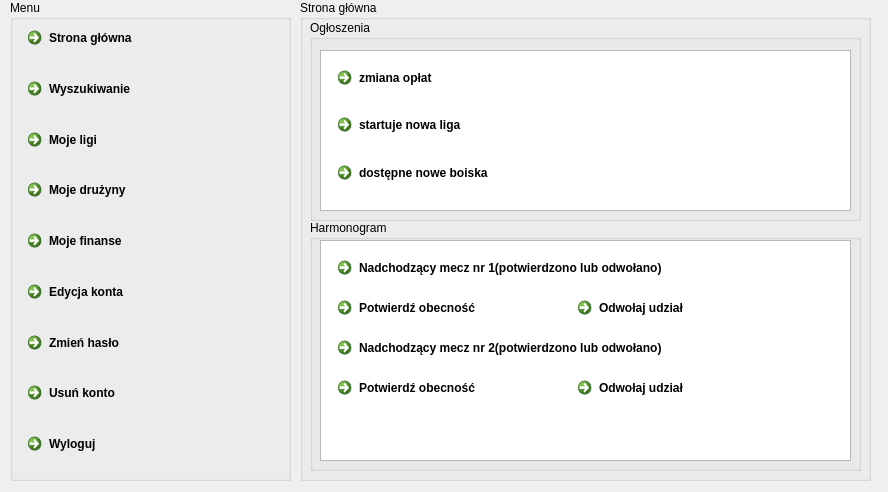
<?xml version="1.0" encoding="UTF-8"?>
<ui version="4.0">
 <class>strona_glowna_gracz</class>
 <widget class="QDialog" name="strona_glowna_gracz">
  <property name="geometry">
   <rect>
    <x>0</x>
    <y>0</y>
    <width>888</width>
    <height>492</height>
   </rect>
  </property>
  <property name="windowTitle">
   <string>Dialog</string>
  </property>
  <widget class="QGroupBox" name="groupBox_8">
   <property name="geometry">
    <rect>
     <x>300</x>
     <y>0</y>
     <width>571</width>
     <height>481</height>
    </rect>
   </property>
   <property name="title">
    <string>Strona główna</string>
   </property>
   <widget class="QGroupBox" name="groupBox">
    <property name="geometry">
     <rect>
      <x>10</x>
      <y>20</y>
      <width>551</width>
      <height>201</height>
     </rect>
    </property>
    <property name="title">
     <string>Ogłoszenia</string>
    </property>
    <widget class="QListView" name="ogloszenia">
     <property name="geometry">
      <rect>
       <x>10</x>
       <y>30</y>
       <width>531</width>
       <height>161</height>
      </rect>
     </property>
    </widget>
    <widget class="QWidget" name="layoutWidget_3">
     <property name="geometry">
      <rect>
       <x>20</x>
       <y>40</y>
       <width>511</width>
       <height>136</height>
      </rect>
     </property>
     <layout class="QVBoxLayout" name="verticalLayout_6">
      <item>
       <widget class="QCommandLinkButton" name="commandLinkButton_4">
        <property name="text">
         <string>zmiana opłat</string>
        </property>
       </widget>
      </item>
      <item>
       <widget class="QCommandLinkButton" name="commandLinkButton_5">
        <property name="text">
         <string>startuje nowa liga</string>
        </property>
       </widget>
      </item>
      <item>
       <widget class="QCommandLinkButton" name="commandLinkButton_6">
        <property name="text">
         <string>dostępne nowe boiska</string>
        </property>
       </widget>
      </item>
     </layout>
    </widget>
   </widget>
   <widget class="QGroupBox" name="groupBox_2">
    <property name="geometry">
     <rect>
      <x>10</x>
      <y>220</y>
      <width>551</width>
      <height>251</height>
     </rect>
    </property>
    <property name="title">
     <string>Harmonogram</string>
    </property>
    <widget class="QListView" name="ogloszenia_2">
     <property name="geometry">
      <rect>
       <x>10</x>
       <y>20</y>
       <width>531</width>
       <height>221</height>
      </rect>
     </property>
    </widget>
    <widget class="QCommandLinkButton" name="commandLinkButton_7">
     <property name="geometry">
      <rect>
       <x>20</x>
       <y>30</y>
       <width>509</width>
       <height>134</height>
      </rect>
     </property>
     <property name="text">
      <string>Nadchodzący mecz nr 1(potwierdzono lub odwołano)</string>
     </property>
    </widget>
    <widget class="QCommandLinkButton" name="commandLinkButton_8">
     <property name="geometry">
      <rect>
       <x>20</x>
       <y>70</y>
       <width>509</width>
       <height>64</height>
      </rect>
     </property>
     <property name="text">
      <string>Potwierdź obecność</string>
     </property>
    </widget>
    <widget class="QCommandLinkButton" name="commandLinkButton_9">
     <property name="geometry">
      <rect>
       <x>260</x>
       <y>70</y>
       <width>509</width>
       <height>40</height>
      </rect>
     </property>
     <property name="text">
      <string>Odwołaj udział</string>
     </property>
    </widget>
    <widget class="QCommandLinkButton" name="commandLinkButton_12">
     <property name="geometry">
      <rect>
       <x>20</x>
       <y>110</y>
       <width>509</width>
       <height>134</height>
      </rect>
     </property>
     <property name="text">
      <string>Nadchodzący mecz nr 2(potwierdzono lub odwołano)</string>
     </property>
    </widget>
    <widget class="QCommandLinkButton" name="commandLinkButton_11">
     <property name="geometry">
      <rect>
       <x>20</x>
       <y>150</y>
       <width>509</width>
       <height>64</height>
      </rect>
     </property>
     <property name="text">
      <string>Potwierdź obecność</string>
     </property>
    </widget>
    <widget class="QCommandLinkButton" name="commandLinkButton_10">
     <property name="geometry">
      <rect>
       <x>260</x>
       <y>150</y>
       <width>509</width>
       <height>40</height>
      </rect>
     </property>
     <property name="text">
      <string>Odwołaj udział</string>
     </property>
    </widget>
   </widget>
  </widget>
  <widget class="QGroupBox" name="groupBox_3">
   <property name="geometry">
    <rect>
     <x>10</x>
     <y>0</y>
     <width>281</width>
     <height>481</height>
    </rect>
   </property>
   <property name="title">
    <string>Menu</string>
   </property>
   <widget class="QWidget" name="layoutWidget_5">
    <property name="geometry">
     <rect>
      <x>10</x>
      <y>20</y>
      <width>261</width>
      <height>451</height>
     </rect>
    </property>
    <layout class="QVBoxLayout" name="verticalLayout_8">
     <item>
      <widget class="QCommandLinkButton" name="strona_glowna">
       <property name="text">
        <string>Strona główna</string>
       </property>
      </widget>
     </item>
     <item>
      <widget class="QCommandLinkButton" name="wyloguj_2">
       <property name="text">
        <string>Wyszukiwanie</string>
       </property>
      </widget>
     </item>
     <item>
      <widget class="QCommandLinkButton" name="edycja_konta_4">
       <property name="text">
        <string>Moje ligi</string>
       </property>
      </widget>
     </item>
     <item>
      <widget class="QCommandLinkButton" name="edycja_konta_5">
       <property name="text">
        <string>Moje drużyny</string>
       </property>
      </widget>
     </item>
     <item>
      <widget class="QCommandLinkButton" name="edycja_konta_6">
       <property name="text">
        <string>Moje finanse</string>
       </property>
      </widget>
     </item>
     <item>
      <widget class="QCommandLinkButton" name="edycja_konta">
       <property name="text">
        <string>Edycja konta</string>
       </property>
      </widget>
     </item>
     <item>
      <widget class="QCommandLinkButton" name="edycja_konta_2">
       <property name="text">
        <string>Zmień hasło</string>
       </property>
      </widget>
     </item>
     <item>
      <widget class="QCommandLinkButton" name="edycja_konta_3">
       <property name="text">
        <string>Usuń konto</string>
       </property>
      </widget>
     </item>
     <item>
      <widget class="QCommandLinkButton" name="wyloguj">
       <property name="text">
        <string>Wyloguj</string>
       </property>
      </widget>
     </item>
    </layout>
   </widget>
  </widget>
 </widget>
 <resources/>
 <connections/>
</ui>
